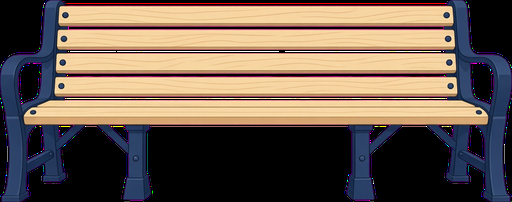
#> input picture art/stage/props/bench.png, 512 x 202 px, given in place of cyberpunk_sega_arcade_building_left_street_1793997493556.jpg, which was not available
$ python process_shibuya_buildings.py
#> lines starting #> are read from the running program, lines starting #| are printed output that depends on the picture; after the words box and inside, x2 and y2 are one past the last pixel; in counts of white or black regions, pixels touching at a corner belong together
"""
Process AI-generated pixel art Shibuya buildings with external floodfill cutout.
Extracts left-perspective and right-perspective buildings cleanly with zero clipping.
"""
import os
import cv2
import numpy as np
from PIL import Image

BRAIN_DIR = r"C:\Users\York\.gemini\antigravity\brain\ffac2da6-5838-475f-8815-ccaa0e071612"
PROPS_DIR = os.path.join("art", "stage", "props")
os.makedirs(PROPS_DIR, exist_ok=True)

BUILDINGS = [
    {
        "src": os.path.join(BRAIN_DIR, "cyberpunk_sega_arcade_building_left_street_1793997493556.jpg"),
        "dest": os.path.join(PROPS_DIR, "house_a.png"),
        "name": "house_a (Left Arcade)",
        "target_h": 720
    },
    {
        "src": os.path.join(BRAIN_DIR, "cyberpunk_ramen_tavern_building_v2_1793997588786.jpg"),
        "dest": os.path.join(PROPS_DIR, "shop.png"),
        "name": "shop (Left Ramen)",
        "target_h": 720
    },
    {
        "src": os.path.join(BRAIN_DIR, "shibuya_cyberpunk_record_tower_left_perspective_1793998911870.jpg"),
        "dest": os.path.join(PROPS_DIR, "house_l_record.png"),
        "name": "house_l_record (Left Record)",
        "target_h": 720
    },
    {
        "src": os.path.join(BRAIN_DIR, "shibuya_izakaya_tower_right_side_1793997506475.jpg"),
        "dest": os.path.join(PROPS_DIR, "house_b.png"),
        "name": "house_b (Right Izakaya)",
        "target_h": 720
    },
    {
        "src": os.path.join(BRAIN_DIR, "shibuya_karaoke_capsule_tower_right_perspective_1793997596327.jpg"),
        "dest": os.path.join(PROPS_DIR, "house_r_karaoke.png"),
        "name": "house_r_karaoke (Right Karaoke)",
        "target_h": 720
    },
    {
        "src": os.path.join(BRAIN_DIR, "shibuya_tower_right_side_1793998841739.jpg"),
        "dest": os.path.join(PROPS_DIR, "house_r_109.png"),
        "name": "house_r_109 (Right Shibuya 109)",
        "target_h": 720
    }
]

def extract_building(src_path, dest_path, target_h=720):
#> called with dest_path = 'art/stage/props/house_a.png', target_h = 720
    bgr = cv2.imread(src_path)
#> bgr is the input picture: shape (202, 512, 3); mean B, G, R 80.6, 92.4, 109.2
    if bgr is None:
        raise FileNotFoundError(f"Could not load {src_path}")
    h, w = bgr.shape[:2]
#> h = 202; w = 512

    # 1. Pad image by 2 pixels on all sides with white to allow border flood fill to flow freely
    pad = 2
    padded_bgr = cv2.copyMakeBorder(bgr, pad, pad, pad, pad, cv2.BORDER_CONSTANT, value=[255, 255, 255])
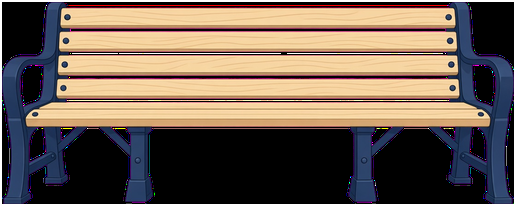
#> padded_bgr: shape (206, 516, 3); mean B, G, R 85.3, 96.8, 113.2
    ph, pw = padded_bgr.shape[:2]
#> ph = 206; pw = 516

    # 2. FloodFill from (0,0) to identify the outer background only
    # Tolerance: 16 (matches near-white background without bleeding into colored building)
    mask = np.zeros((ph + 2, pw + 2), np.uint8)
    flood_fill_val = (0, 0, 0)
    # We flood fill with a distinctive value
    filled = padded_bgr.copy()
    cv2.floodFill(filled, mask, (0, 0), flood_fill_val, loDiff=(16, 16, 16), upDiff=(16, 16, 16), flags=4 | (255 << 8) | cv2.FLOODFILL_MASK_ONLY)

    # mask: 255 where flood fill reached (outer background), 0 inside building
    # Strip padding from mask
    bg_mask = mask[1+pad:ph+1-pad, 1+pad:pw+1-pad]

    # Building alpha: 255 where NOT background
    alpha = np.where(bg_mask == 0, 255, 0).astype(np.uint8)

    # Secondary check: Also flood from other three corners to ensure isolated pockets of exterior white are cleared
    for cx, cy in [(w - 1, 0), (0, h - 1), (w - 1, h - 1)]:
        if alpha[cy, cx] == 255 and np.all(bgr[cy, cx] > 235):
            sub_mask = np.zeros((h + 2, w + 2), np.uint8)
            cv2.floodFill(bgr.copy(), sub_mask, (cx, cy), 0, loDiff=(16, 16, 16), upDiff=(16, 16, 16), flags=4 | (255 << 8) | cv2.FLOODFILL_MASK_ONLY)
            alpha[sub_mask[1:-1, 1:-1] == 255] = 0
#> alpha: shape (202, 512); every value is 255

    # 3. Trim bounding box of the building
    coords = cv2.findNonZero(alpha)
#> coords = contour of 103424 points, box (x1, y1, x2, y2) (0, 0, 512, 202), area 0
    if coords is None:
        raise ValueError(f"Building extraction failed for {src_path} - no building detected!")
    bx, by, bw, bh = cv2.boundingRect(coords)
#> bx = 0; by = 0; bw = 512; bh = 202

    # Crop to exact building bounds
    crop_bgr = bgr[by:by+bh, bx:bx+bw]
    crop_alpha = alpha[by:by+bh, bx:bx+bw]

    # 4. Clean edge despill / white matte de-halo:
    # Any border pixel with alpha > 0 that is very close to white (R,G,B > 240) should be blended or clipped
    near_white_edge = (crop_alpha > 0) & (crop_bgr[:, :, 0] > 242) & (crop_bgr[:, :, 1] > 242) & (crop_bgr[:, :, 2] > 242)
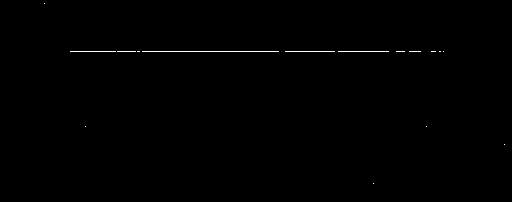
#> near_white_edge: shape (202, 512) bool; 0.33% white in thin lines or dots, all inside (x1, y1, x2, y2) = (44, 3, 505, 184)
    # Soften / clear these extreme white fringe pixels on the outer contour
    crop_alpha[near_white_edge] = 0

    # Merge RGBA
    crop_rgb = cv2.cvtColor(crop_bgr, cv2.COLOR_BGR2RGB)
    rgba = np.dstack([crop_rgb, crop_alpha])

    pil_im = Image.fromarray(rgba, "RGBA")

    # 5. Scale to target height preserving exact aspect ratio
    scale = target_h / float(bh)
#> scale = 3.56
    target_w = max(1, int(round(bw * scale)))
#> target_w = 1825
    scaled_im = pil_im.resize((target_w, target_h), Image.LANCZOS)
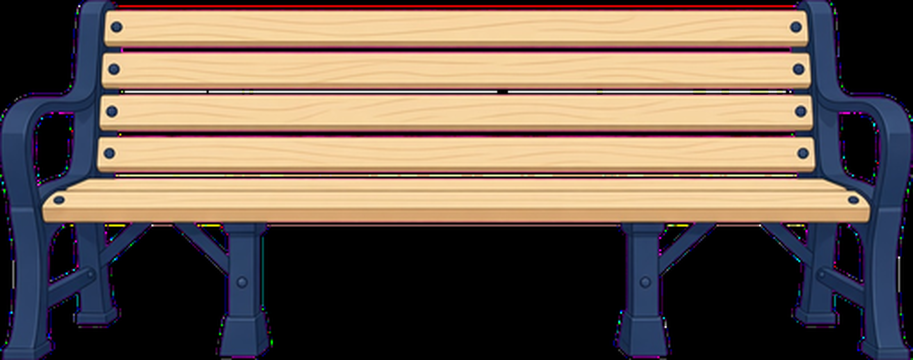
#> scaled_im: PIL image 1825x720 RGBA (shown at 1/2 size); mean R, G, B, A 108.8, 91.9, 80.1, 254; transparent parts drawn white

    scaled_im.save(dest_path)
    print(f"Successfully processed {dest_path}: original=({bw}x{bh}), scaled=({target_w}x{target_h})")
#| Successfully processed art/stage/props/house_a.png: original=(512x202), scaled=(1825x720)
    return target_w, target_h

if __name__ == "__main__":
    results = {}
    for item in BUILDINGS:
        tw, th = extract_building(item["src"], item["dest"], item["target_h"])
#> tw = 1825; th = 720
        results[os.path.basename(item["dest"]).replace(".png", "")] = [tw, th]
#> pass 2 of the loop `for item in BUILDINGS:`:
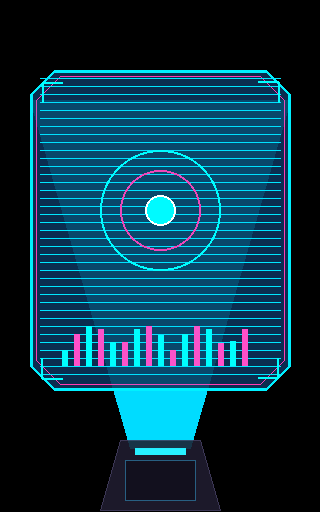
#> input picture art/stage/props/cyber_hologram.png, 320 x 512 px, given in place of cyberpunk_ramen_tavern_building_v2_1793997588786.jpg, which was not available
#> in extract_building, bgr is the input picture: shape (512, 320, 3); mean B, G, R 73.7, 54.4, 9.4
#> padded_bgr: shape (516, 324, 3)
#> coords = contour of 163840 points, box (x1, y1, x2, y2) (0, 0, 320, 512), area 0
#> bw = 320; bh = 512
#> in extract_building (call 2), `near_white_edge = (crop_alpha > 0) & (crop_bgr[:, :, 0] > 242) & (crop..`:
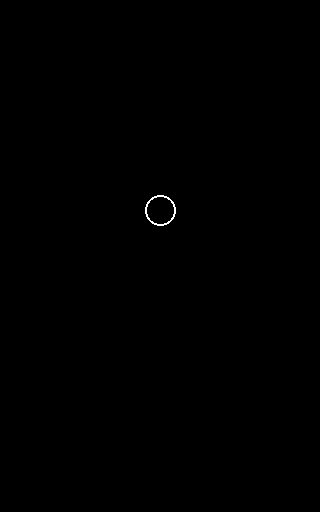
#> near_white_edge: shape (512, 320) bool; 0.1% white in thin lines or dots, all inside (x1, y1, x2, y2) = (145, 195, 176, 226)
#> crop_rgb: shape (512, 320, 3)
#> rgba: shape (512, 320, 4)
#> scale = 1.41
#> target_w = 450
#> in extract_building (call 2), `scaled_im = pil_im.resize((target_w, target_h), Image.LANCZOS)`:
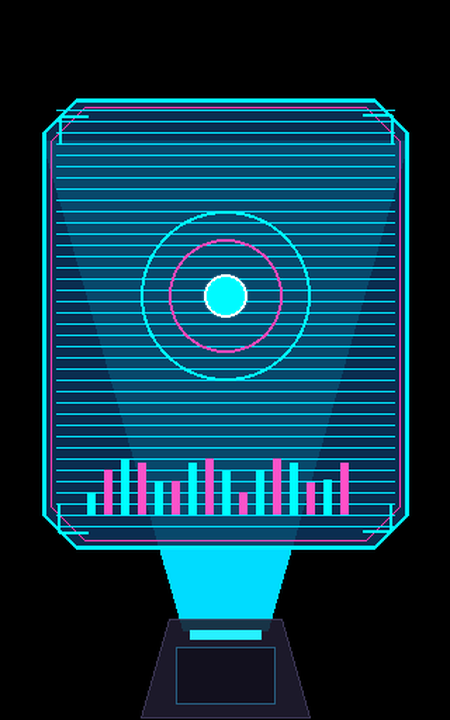
#> scaled_im: PIL image 450x720 RGBA; mean R, G, B, A 9.3, 54.2, 73.3, 254.7; transparent parts drawn white
#| Successfully processed art/stage/props/shop.png: original=(320x512), scaled=(450x720)
#> (the run stopped early here; a loop or call above may not have finished)
